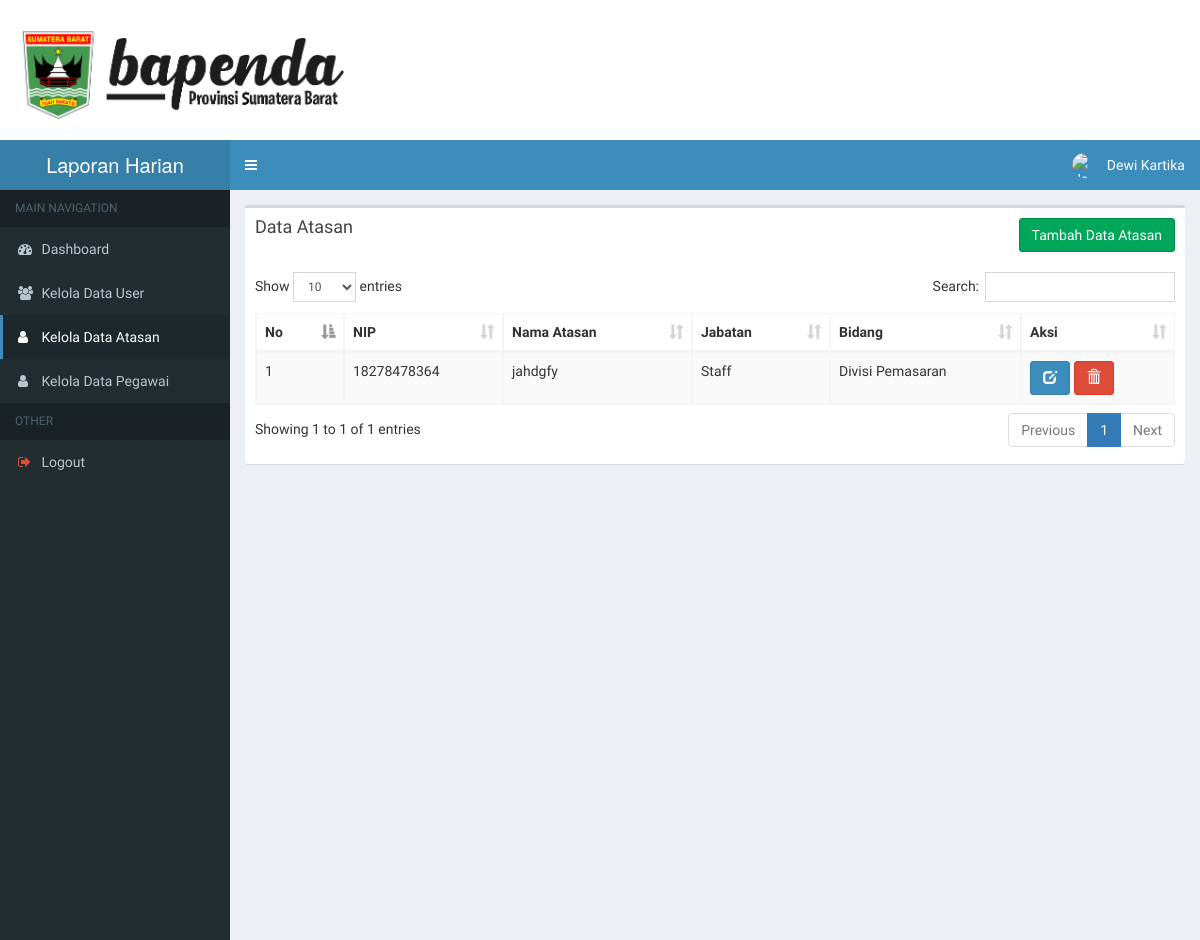
Before: /detail_index.php?p=atasan (signed in) with the older database file.
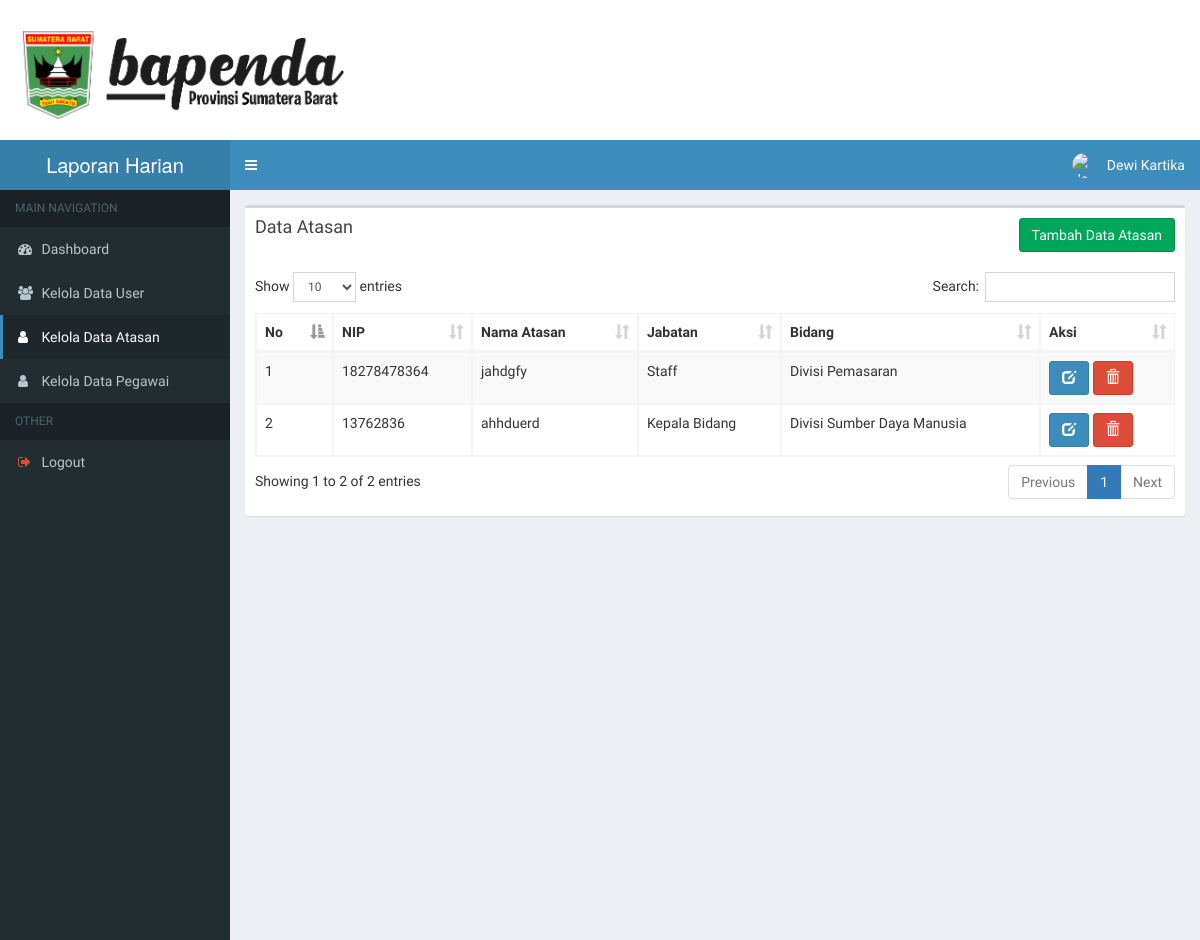
After: the same page with the newer database file.
### tables this page shows
CREATE TABLE `atasan` (
  `id_atasan` int(11) NOT NULL,
  `nip` varchar(50) NOT NULL,
  `nama_atasan` varchar(255) NOT NULL,
  `jabatan` varchar(50) NOT NULL,
  `bidang` varchar(50) NOT NULL
);

### page/atasan/index.php (the view, shortened to what this page needs)
<div class="row">
    <div class="col-xs-12">
      <div class="box">
        <div class="box-header">
          <h3 class="box-title">Data Atasan</h3><span class="pull-right"><a class="btn btn-success" href="?p=atasan&act=create">Tambah Data Atasan</a></span>
        </div>
        <div class="box-body">
          <table id="example1" class="table table-bordered table-striped">
            <thead>
            <tr>
              <th>No</th>
              <th>NIP</th>
              <th>Nama Atasan</th>
              <th>Jabatan</th>
              <th>Bidang</th>
              <th>Aksi</th>
            </tr>
            </thead>
            <tbody>
            	<?php
                $no = 0;
            		$sql = "select * from atasan";
            		$query = mysqli_query($con, $sql);
            		while ($row = mysqli_fetch_assoc($query)):
                  $no++;
            	 ?>
            	 <tr>
            	 	<td><?= $no ?></td>
            	 	<td><?= $row['nip'] ?></td>
                <td><?= $row['nama_atasan'] ?></td>
                <td><?= $row['jabatan'] ?></td>
                <td><?= $row['bidang'] ?></td>
                <td>
                  <a href="detail_index.php?p=atasan&act=edit&id_atasan=<?= $row['id_atasan'] ?>" class="btn btn-primary"><i class="glyphicon glyphicon-edit"></i></a>
                  <a href="detail_index.php?p=atasan&delete&id_atasan=<?= $row['id_atasan'] ?>" class="btn btn-danger" onclick="return confirm('Apakah Yakin Ingin Menghapus Data Atasan?')"><i class="glyphicon glyphicon-trash"></i></a>
                </td>
            	 </tr>
            	<?php endwhile; ?>
            </tbody>
          </table>
        </div>
      </div>
    </div>
  </div>

Changed rows visible on the page:
added atasan: nip "13762836", nama_atasan "ahhduerd", jabatan "Kepala Bidang", bidang "Divisi Sumber Daya Manusia"
Other visible differences:
text written by a page script: "Show entries Search: Showing 1 to 1 of 1 entries Previous 1 Next" → "Show entries Search: Showing 1 to 2 of 2 entries Previous 1 Next"
